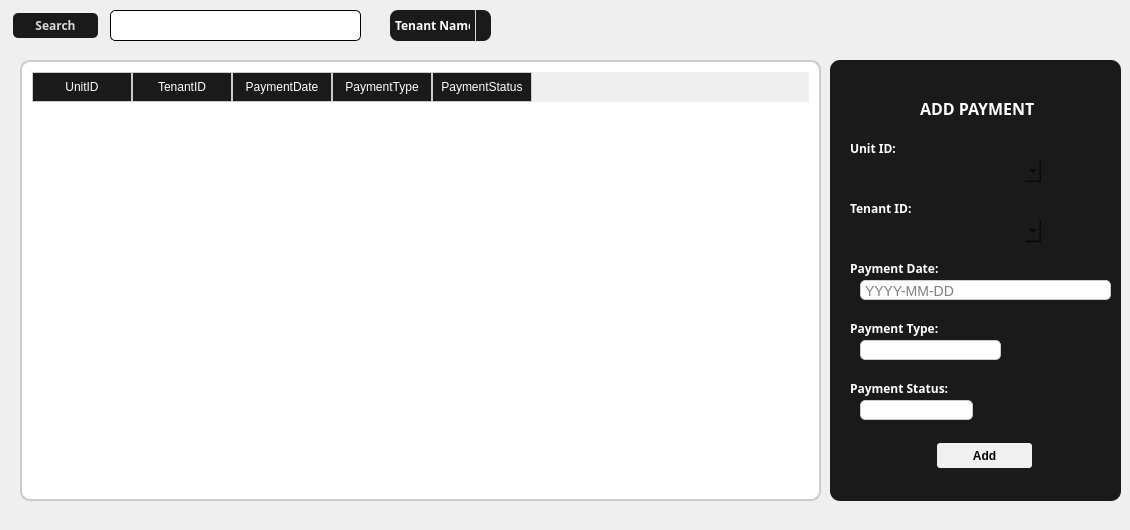
      <widget class="QWidget" name="PaymentsPage">
       <widget class="QTableWidget" name="PaymentsTable">
        <property name="geometry">
         <rect>
          <x>0</x>
          <y>40</y>
          <width>841</width>
          <height>481</height>
         </rect>
        </property>
        <property name="styleSheet">
         <string notr="true">QTableWidget {
    background-color: #FFFFFF;
    border: 2px solid #CCCCCC; 
    border-radius: 10px; 
     
    padding: 10px; 
    margin: 20px;
}

QTableWidget::item {
    border-bottom: 1px solid #CCCCCC;
}

QTableWidget::item:selected {
    background-color: #C3DAF9; 
}

QHeaderView::section {
    background-color: #1A1A1A; 
    color: #FFFFFF;
    border: 1px solid #CCCCCC;
    padding: 5px;
}</string>
        </property>
        <column>
         <property name="text">
          <string>UnitID</string>
         </property>
        </column>
        <column>
         <property name="text">
          <string>TenantID</string>
         </property>
        </column>
        <column>
         <property name="text">
          <string>PaymentDate</string>
         </property>
        </column>
        <column>
         <property name="text">
          <string>PaymentType</string>
         </property>
        </column>
        <column>
         <property name="text">
          <string>PaymentStatus</string>
         </property>
        </column>
       </widget>
       <widget class="QFrame" name="AddTenantFrame_3">
        <property name="geometry">
         <rect>
          <x>830</x>
          <y>60</y>
          <width>291</width>
          <height>441</height>
         </rect>
        </property>
        <property name="styleSheet">
         <string notr="true">background-color: #1A1A1A;
border-top-right-radius: 10px;
border-top-left-radius: 10px;
border-bottom-right-radius: 10px;
border-bottom-left-radius: 10px;

</string>
        </property>
        <property name="frameShape">
         <enum>QFrame::StyledPanel</enum>
        </property>
        <property name="frameShadow">
         <enum>QFrame::Raised</enum>
        </property>
        <widget class="QLabel" name="label_24">
         <property name="geometry">
          <rect>
           <x>90</x>
           <y>40</y>
           <width>121</width>
           <height>16</height>
          </rect>
         </property>
         <property name="font">
          <font>
           <family>Segoe UI Variable Small Semibol</family>
           <pointsize>12</pointsize>
           <weight>75</weight>
           <bold>true</bold>
          </font>
         </property>
         <property name="styleSheet">
          <string notr="true">color: #FFFFFF;</string>
         </property>
         <property name="text">
          <string>ADD PAYMENT</string>
         </property>
        </widget>
        <widget class="QLabel" name="label_25">
         <property name="geometry">
          <rect>
           <x>20</x>
           <y>80</y>
           <width>71</width>
           <height>16</height>
          </rect>
         </property>
         <property name="font">
          <font>
           <family>Segoe UI Variable Small Semibol</family>
           <pointsize>9</pointsize>
           <weight>75</weight>
           <bold>true</bold>
          </font>
         </property>
         <property name="styleSheet">
          <string notr="true">background-color: #1A1A1A;
color: #FFFFFF;</string>
         </property>
         <property name="text">
          <string>Unit ID:</string>
         </property>
        </widget>
        <widget class="QLabel" name="label_26">
         <property name="geometry">
          <rect>
           <x>20</x>
           <y>140</y>
           <width>61</width>
           <height>16</height>
          </rect>
         </property>
         <property name="font">
          <font>
           <family>Segoe UI Variable Small Semibol</family>
           <pointsize>9</pointsize>
           <weight>75</weight>
           <bold>true</bold>
          </font>
         </property>
         <property name="styleSheet">
          <string notr="true">background-color: #1A1A1A;
color: #FFFFFF;</string>
         </property>
         <property name="text">
          <string>Tenant ID:</string>
         </property>
        </widget>
        <widget class="QLabel" name="label_27">
         <property name="geometry">
          <rect>
           <x>20</x>
           <y>200</y>
           <width>91</width>
           <height>16</height>
          </rect>
         </property>
         <property name="font">
          <font>
           <family>Segoe UI Variable Small Semibol</family>
           <pointsize>9</pointsize>
           <weight>75</weight>
           <bold>true</bold>
          </font>
         </property>
         <property name="styleSheet">
          <string notr="true">background-color: #1A1A1A;
color: #FFFFFF;</string>
         </property>
         <property name="text">
          <string>Payment Date:</string>
         </property>
        </widget>
        <widget class="QLineEdit" name="PaymentDate">
         <property name="geometry">
          <rect>
           <x>30</x>
           <y>220</y>
           <width>251</width>
           <height>20</height>
          </rect>
         </property>
         <property name="styleSheet">
          <string notr="true">QLineEdit {
    padding: 2px; /* Padding inside the line edit */
    border: 1px solid #CCCCCC; /* Border with light gray color */
    border-radius: 5px; /* Rounded corners */
    font-size: 14px; /* Font size */
	background-color: #FFFFFF;
}

QLineEdit:hover {
    border-color: #AAAAAA; /* Darker border color on hover */
}

QLineEdit:focus {
    border-color: #4CAF50; /* Green border color when focused */
    /* Optional: Outline or box-shadow to indicate focus */
    outline: none;
   
}

QLineEdit:disabled {
    background-color: #F0F0F0; /* Light gray background when disabled */
    color: #808080; /* Dimmed text color when disabled */
    border-color: #D3D3D3; /* Light gray border color when disabled */
}</string>
         </property>
         <property name="placeholderText">
          <string>YYYY-MM-DD</string>
         </property>
        </widget>
        <widget class="QLabel" name="label_28">
         <property name="geometry">
          <rect>
           <x>20</x>
           <y>260</y>
           <width>91</width>
           <height>16</height>
          </rect>
         </property>
         <property name="font">
          <font>
           <family>Segoe UI Variable Small Semibol</family>
           <pointsize>9</pointsize>
           <weight>75</weight>
           <bold>true</bold>
          </font>
         </property>
         <property name="styleSheet">
          <string notr="true">background-color: #1A1A1A;
color: #FFFFFF;</string>
         </property>
         <property name="text">
          <string>Payment Type:</string>
         </property>
        </widget>
        <widget class="QLineEdit" name="PaymentType">
         <property name="geometry">
          <rect>
           <x>30</x>
           <y>280</y>
           <width>141</width>
           <height>20</height>
          </rect>
         </property>
         <property name="styleSheet">
          <string notr="true">QLineEdit {
    padding: 2px; /* Padding inside the line edit */
    border: 1px solid #CCCCCC; /* Border with light gray color */
    border-radius: 5px; /* Rounded corners */
    font-size: 14px; /* Font size */
	background-color: #FFFFFF;
}

QLineEdit:hover {
    border-color: #AAAAAA; /* Darker border color on hover */
}

QLineEdit:focus {
    border-color: #4CAF50; /* Green border color when focused */
    /* Optional: Outline or box-shadow to indicate focus */
    outline: none;
    
}

QLineEdit:disabled {
    background-color: #F0F0F0; /* Light gray background when disabled */
    color: #808080; /* Dimmed text color when disabled */
    border-color: #D3D3D3; /* Light gray border color when disabled */
}</string>
         </property>
         <property name="placeholderText">
          <string/>
         </property>
        </widget>
        <widget class="QPushButton" name="AddPayment">
         <property name="geometry">
          <rect>
           <x>104</x>
           <y>380</y>
           <width>101</width>
           <height>31</height>
          </rect>
         </property>
         <property name="styleSheet">
          <string notr="true">QPushButton {
    background-color: #f0f0f0; /* Solid color */
    border: none;
    border-radius: 3px;
    color: black;
    padding: 0px 0px;
    text-align: center;
    font-size: 12px;
    font-weight: bold;
    min-width: 10px;
    min-height: 4px;
    margin: 3px;
	padding-right: 0px;
	
}

QPushButton:hover {
    background-color: #94908D; /* Solid color on hover */
}

QPushButton:pressed {
    background-color: #94908D; /* Solid color on pressed */
}

QPushButton:disabled {
    background-color: #000000; /* Solid color on disabled */
    color: #757575;
}
</string>
         </property>
         <property name="text">
          <string>Add</string>
         </property>
        </widget>
        <widget class="QLabel" name="label_29">
         <property name="geometry">
          <rect>
           <x>20</x>
           <y>320</y>
           <width>101</width>
           <height>16</height>
          </rect>
         </property>
         <property name="font">
          <font>
           <family>Segoe UI Variable Small Semibol</family>
           <pointsize>9</pointsize>
           <weight>75</weight>
           <bold>true</bold>
          </font>
         </property>
         <property name="styleSheet">
          <string notr="true">background-color: #1A1A1A;
color: #FFFFFF;</string>
         </property>
         <property name="text">
          <string>Payment Status:</string>
         </property>
        </widget>
        <widget class="QLineEdit" name="PaymentStatus">
         <property name="geometry">
          <rect>
           <x>30</x>
           <y>340</y>
           <width>113</width>
           <height>20</height>
          </rect>
         </property>
         <property name="styleSheet">
          <string notr="true">QLineEdit {
    padding: 2px; /* Padding inside the line edit */
    border: 1px solid #CCCCCC; /* Border with light gray color */
    border-radius: 5px; /* Rounded corners */
    font-size: 14px; /* Font size */
	background-color: #FFFFFF;
}

QLineEdit:hover {
    border-color: #AAAAAA; /* Darker border color on hover */
}

QLineEdit:focus {
    border-color: #4CAF50; /* Green border color when focused */
    /* Optional: Outline or box-shadow to indicate focus */
    outline: none;
    
}

QLineEdit:disabled {
    background-color: #F0F0F0; /* Light gray background when disabled */
    color: #808080; /* Dimmed text color when disabled */
    border-color: #D3D3D3; /* Light gray border color when disabled */
}</string>
         </property>
        </widget>
        <widget class="QComboBox" name="UnitIDPayments">
         <property name="geometry">
          <rect>
           <x>30</x>
           <y>100</y>
           <width>181</width>
           <height>22</height>
          </rect>
         </property>
         <property name="styleSheet">
          <string notr="true">background-color: #FFFFFF;
color: #000000;
QComboBox QAbstractItemView {
                color: #000000; /* Font color for the dropdown list */
            }</string>
         </property>
        </widget>
        <widget class="QComboBox" name="TenantIDPayments">
         <property name="geometry">
          <rect>
           <x>30</x>
           <y>160</y>
           <width>181</width>
           <height>22</height>
          </rect>
         </property>
         <property name="styleSheet">
          <string notr="true">background-color: #FFFFFF;
color: #000000;
QComboBox QAbstractItemView {
                color: #000000; /* Font color for the dropdown list */
            }</string>
         </property>
        </widget>
       </widget>
       <widget class="QPushButton" name="SearchPayments">
        <property name="geometry">
         <rect>
          <x>10</x>
          <y>10</y>
          <width>91</width>
          <height>31</height>
         </rect>
        </property>
        <property name="font">
         <font>
          <family>Segoe UI Variable Small Semibol</family>
          <pointsize>-1</pointsize>
          <weight>75</weight>
          <bold>true</bold>
         </font>
        </property>
        <property name="styleSheet">
         <string notr="true">QPushButton {
    background-color: #1A1A1A; /* Solid color */
    border: none;
    border-radius: 5px;
    color: #d8d8d8;
    padding: 0px 0px;
    text-align: center;
    font-size: 12px;
    font-weight: bold;
    min-width: 10px;
    min-height: 4px;
    margin: 3px;
	padding-right: 0px;
	
}

QPushButton:hover {
    background-color: #94908D; /* Solid color on hover */
}

QPushButton:pressed {
    background-color: #94908D; /* Solid color on pressed */
}

QPushButton:disabled {
    background-color: #000000; /* Solid color on disabled */
    color: #757575;
}
</string>
        </property>
        <property name="text">
         <string>Search</string>
        </property>
       </widget>
       <widget class="QLineEdit" name="SearchBarPayments">
        <property name="geometry">
         <rect>
          <x>110</x>
          <y>10</y>
          <width>251</width>
          <height>31</height>
         </rect>
        </property>
        <property name="styleSheet">
         <string notr="true">QLineEdit {
    padding: 5px; /* Padding inside the line edit */
    border: 1px solid #000000; /* Border with light gray color */
    border-radius: 5px; /* Rounded corners */
    font-size: 14px; /* Font size */
}

QLineEdit:hover {
    border-color: #AAAAAA; /* Darker border color on hover */
}

QLineEdit:focus {
    border-color: #4CAF50; /* Green border color when focused */
    /* Optional: Outline or box-shadow to indicate focus */
    outline: none;
    
}

QLineEdit:disabled {
    background-color: #F0F0F0; /* Light gray background when disabled */
    color: #808080; /* Dimmed text color when disabled */
    border-color: #D3D3D3; /* Light gray border color when disabled */
}</string>
        </property>
       </widget>
       <widget class="QComboBox" name="SearchPaymentsComboBox">
        <property name="geometry">
         <rect>
          <x>390</x>
          <y>10</y>
          <width>101</width>
          <height>31</height>
         </rect>
        </property>
        <property name="font">
         <font>
          <family>Segoe UI Variable Small Semibol</family>
          <weight>75</weight>
          <bold>true</bold>
         </font>
        </property>
        <property name="styleSheet">
         <string notr="true">QComboBox {
    background-color: #1A1A1A;  /* ComboBox background color */
    color: white;               /* ComboBox text color */
    border: none;               /* Remove default border */
    border-radius: 8px;         /* Set border radius */
    padding: 5px;               /* Add padding for better appearance */
}

QComboBox::drop-down {
    subcontrol-origin: padding;
    subcontrol-position: top right;
    width: 15px;
    border-left-width: 1px;
    border-left-color: #DDDDDD; /* Light gray for drop-down button */
    border-left-style: solid;   /* Solid border style for drop-down button */
    border-top-right-radius: 8px;  /* Match top right border radius */
    border-bottom-right-radius: 8px; /* Match bottom right border radius */
}


QComboBox:hover {
   background-color: #A9A9A9;  /* Change background color on hover */
}

QComboBox:pressed {
    background-color: #BDBDBD;  /* Change background color when pressed */
}</string>
        </property>
        <item>
         <property name="text">
          <string>Tenant Name</string>
         </property>
        </item>
        <item>
         <property name="text">
          <string>Unit Name</string>
         </property>
        </item>
        <item>
         <property name="text">
          <string>Unit ID</string>
         </property>
        </item>
        <item>
         <property name="text">
          <string>Tenant ID</string>
         </property>
        </item>
       </widget>
      </widget>
